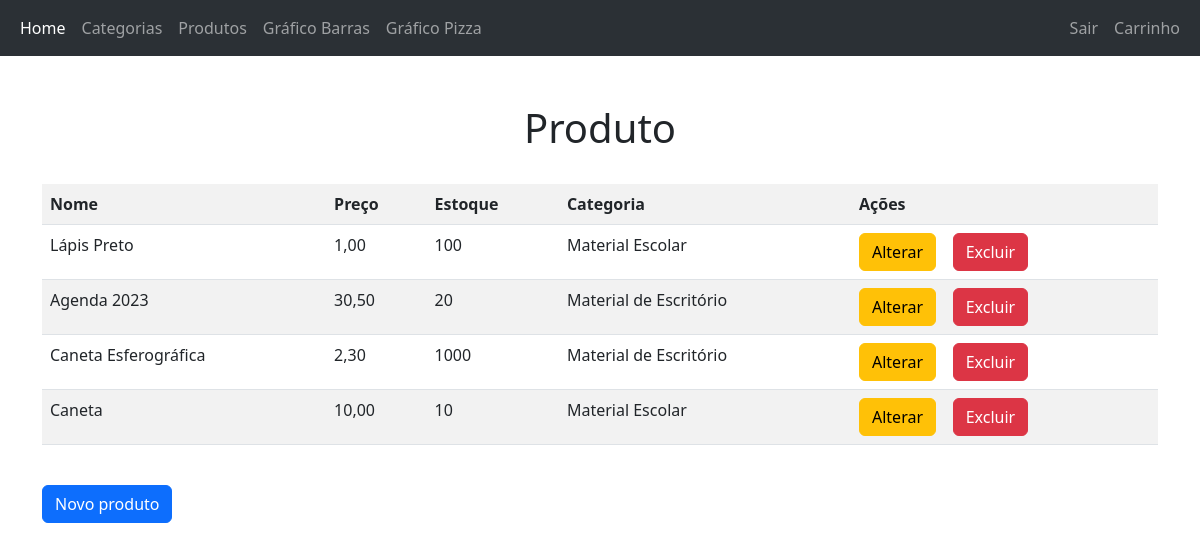
Screenshot of /index.php?controle=produtoController&metodo=listar (signed in) with the database file from the repository.
### tables this page shows
CREATE TABLE `produto` (
  `idproduto` int(10) NOT NULL,
  `nome` varchar(80) NOT NULL,
  `descricao` text NOT NULL,
  `preco` float NOT NULL,
  `estoque` int(11) NOT NULL,
  `imagem` varchar(100) NOT NULL,
  `idcategoria` int(10) NOT NULL
);

CREATE TABLE `categoria` (
  `idcategoria` int(10) NOT NULL,
  `descritivo` varchar(80) NOT NULL,
  `situacao` varchar(10) NOT NULL
);

### controllers/produtoController.class.php (called while the page is built, shortened)
<?php
	require_once "models/Conexao.class.php";
	require_once "models/produtoDAO.class.php";
	class produtoController
	{
		public function listar()
		{
			$produtoDAO = new produtoDAO();
			$retorno = $produtoDAO->buscar_produtos();
			require_once "views/listar_produtos.php";
		}
	}
?>

### models/Conexao.class.php (called while the page is built)
<?php
	abstract class Conexao
	{
		public function __construct(protected $db = null)
		{
			$parametros = "mysql:host=localhost;dbname=lojamvc;charset=utf8mb4";
			$this->db = new PDO($parametros, "root", "");
		}
	}
?>

### models/produtoDAO.class.php (called while the page is built, shortened)
<?php
	class produtoDAO extends Conexao
	{
		public function buscar_produtos()
		{
			$sql = "SELECT p.*, c.descritivo FROM produto as p, categoria as c WHERE p.idcategoria = c.idcategoria";
			$stm = $this->db->prepare($sql);
			$stm->execute();
			$this->db = null;
			return $stm->fetchAll(PDO::FETCH_OBJ);
		}
	}
?>

### views/listar_produtos.php (the view, shortened to what this page needs)
<?php
	require_once "cabecalho.php";
?>
	<div class="content">
	  <div class="container">
		<br><br><h1 class="row justify-content-center align-items-center">Produto</h1><br>
		<table class="table table-striped">
			<tr>
				<th>Nome</th>
				<th>Preço</th>
				<th>Estoque</th>
				<th>Categoria</th>
				<th>Ações</th>
			</tr>
			<?php
				foreach($retorno as $dado)
				{
					$preco = number_format($dado->preco,2,",",".");
					echo "<tr>
							<td>{$dado->nome}</td>
							<td>$preco</td>
							<td>{$dado->estoque}</td>
							<td>{$dado->descritivo}</td>
							<td>
								<a class='btn btn-warning' href='index.php?controle=produtoController&metodo=alterar&id={$dado->idproduto}'>Alterar</a>
								&nbsp;&nbsp;
								<a class='btn btn-danger' href='index.php?controle=produtoController&metodo=excluir&id={$dado->idproduto}'>Excluir</a>
								</td></tr>";
					}
			?>
		</table>
		<br>
		<a  class="btn btn-primary" href="index.php?controle=produtoController&metodo=inserir">Novo produto</a>&nbsp;&nbsp;&nbsp;
	</div>
</div>

### index.php (shortened to what this page needs)
<?php
	if($_GET)
	{
		$metodo = $_GET["metodo"];
		$obj = new $controle();
		$obj->$metodo();
	}
	else
	{
		require_once "controllers/inicioController.class.php";
		$obj = new inicioController();
		$obj->inicio();
	}
?>

### views/cabecalho.php (shortened to what this page needs)
<!doctype html>
<html>
	<head>
		<link href="https://cdn.jsdelivr.net/npm/bootstrap@5.3.0-alpha3/dist/css/bootstrap.min.css" rel="stylesheet">
	</head>
	<body>
	<nav class="navbar navbar-expand-lg bg-body-tertiary bg-primary" data-bs-theme="dark">
  <div class="container-fluid">
    <div class="collapse navbar-collapse" id="navbarNav">
      <ul class="navbar-nav">
        <li class="nav-item">
          <a class="nav-link active" aria-current="page" href="index.php">Home</a>
        </li>
		<?php
		if(isset($_SESSION["tipo"]) && $_SESSION["tipo"] == "Administrador")
		{
			echo "<li class='nav-item'>
				  <a class='nav-link' href='index.php?controle=categoriaController&metodo=listar'>Categorias</a>
				  </li>
				  <li class='nav-item'>
				  <a class='nav-link' href='index.php?controle=produtoController&metodo=listar'>Produtos</a>
				  </li>
				  <li class='nav-item'>
				  <a class='nav-link' href='index.php?controle=vendaController&metodo=produtos_mais_vendidos&grafico=B'>Gráfico Barras</a>
				  </li>
				  <li class='nav-item'>
				  <a class='nav-link' href='index.php?controle=vendaController&metodo=produtos_mais_vendidos&grafico=P'>Gráfico Pizza</a>
				  </li>";
		}
		echo "</ul>";
		echo "<div class='collapse navbar-collapse justify-content-end'>";
		echo "<ul class='navbar-nav'>";
		if(!isset($_SESSION["idusuario"]))
		{
			echo "<li class='nav-item'>
				  <a class='nav-link' href='index.php?controle=usuarioController&metodo=inserir'>Cadastre-se</a>
				  </li>
				  <li class='nav-item'>
				  <a class='nav-link' href='index.php?controle=usuarioController&metodo=login'>Entrar</a>
				  </li>";
		}
		else
		{
			echo "<li class='nav-item'>
				  <a class='nav-link' href='index.php?controle=usuarioController&metodo=logout'>Sair</a>
				  </li>";
		}
		?>
		<li class='nav-item'>
			<a class='nav-link' href='index.php?controle=vendaController&metodo=mostrar_carrinho'>Carrinho</a>
		</li>
      </ul>
	  </div>
    </div>
  </div>
</nav>

### rows the page displays
produto: nome "Lápis Preto", preco "1,00", estoque "100", idcategoria.descritivo "Material Escolar"
produto: nome "Agenda 2023", preco "30,50", estoque "20", idcategoria.descritivo "Material de Escritório"
produto: nome "Caneta Esferográfica", preco "2,30", estoque "1000", idcategoria.descritivo "Material de Escritório"
produto: nome "Caneta", preco "10,00", estoque "10", idcategoria.descritivo "Material Escolar"
